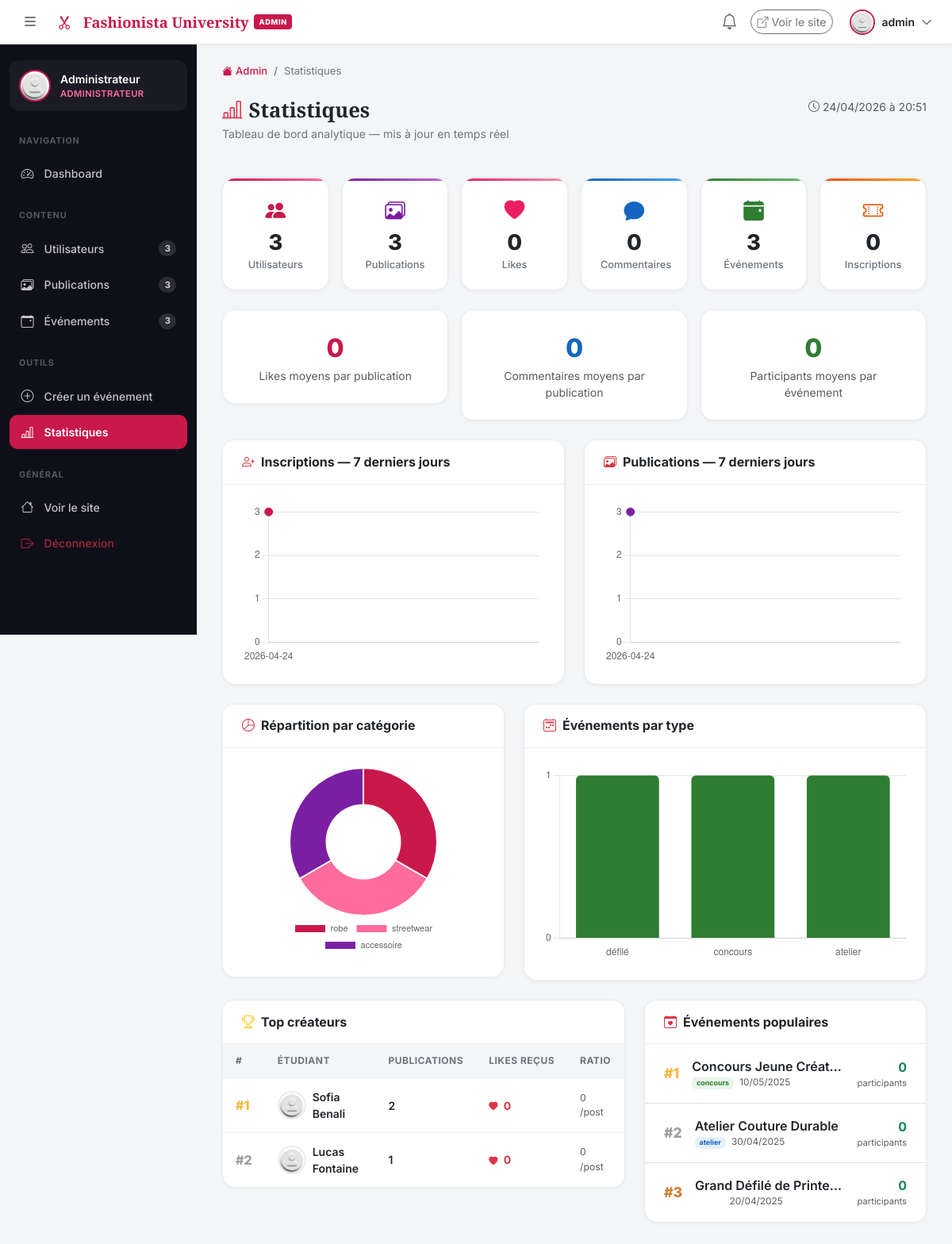
The page /admin/stats.php (signed in) on the database its author committed.
### tables this page shows
CREATE TABLE `users` (
  `id`           INT(11)      NOT NULL AUTO_INCREMENT,
  `username`     VARCHAR(50)  NOT NULL UNIQUE,
  `full_name`    VARCHAR(100) NOT NULL,
  `email`        VARCHAR(150) NOT NULL UNIQUE,
  `password`     VARCHAR(255) NOT NULL,
  `bio`          TEXT,
  `avatar`       VARCHAR(255) DEFAULT 'default_avatar.png',
  `role`         ENUM('student','admin') DEFAULT 'student',
  `created_at`   DATETIME     DEFAULT CURRENT_TIMESTAMP,
  `updated_at`   DATETIME     DEFAULT CURRENT_TIMESTAMP ON UPDATE CURRENT_TIMESTAMP,
  PRIMARY KEY (`id`),
  KEY `idx_email` (`email`),
  KEY `idx_username` (`username`)
);

CREATE TABLE `events` (
  `id`           INT(11)      NOT NULL AUTO_INCREMENT,
  `title`        VARCHAR(200) NOT NULL,
  `description`  TEXT,
  `image`        VARCHAR(255) DEFAULT 'default_event.png',
  `location`     VARCHAR(255),
  `event_date`   DATETIME     NOT NULL,
  `type`         ENUM('défilé','concours','atelier','exposition','autre') DEFAULT 'autre',
  `max_participants` INT(11)  DEFAULT NULL,
  `created_by`   INT(11)      NOT NULL,
  `created_at`   DATETIME     DEFAULT CURRENT_TIMESTAMP,
  PRIMARY KEY (`id`),
  KEY `fk_event_creator` (`created_by`),
  CONSTRAINT `fk_event_creator` FOREIGN KEY (`created_by`) REFERENCES `users` (`id`) ON DELETE CASCADE
);

### admin/stats.php (the view, shortened to what the rows shown need)
<?php
require_once __DIR__ . '/admin_guard.php';
$db = getDB();
$registrations = $db->query(
    "SELECT DATE(created_at) AS day, COUNT(*) AS cnt
     FROM users
     WHERE created_at >= DATE_SUB(NOW(), INTERVAL 7 DAY)
     GROUP BY DATE(created_at)
     ORDER BY day ASC"
)->fetchAll();
$postsPerDay = $db->query(
    "SELECT DATE(created_at) AS day, COUNT(*) AS cnt
     FROM posts
     WHERE created_at >= DATE_SUB(NOW(), INTERVAL 7 DAY)
     GROUP BY DATE(created_at)
     ORDER BY day ASC"
)->fetchAll();
$postsByCategory = $db->query(
    "SELECT category, COUNT(*) AS cnt
     FROM posts
     GROUP BY category
     ORDER BY cnt DESC"
)->fetchAll();
$eventsByType = $db->query(
    "SELECT type, COUNT(*) AS cnt
     FROM events
     GROUP BY type
     ORDER BY cnt DESC"
)->fetchAll();
$topAuthors = $db->query(
    "SELECT u.id, u.username, u.full_name, u.avatar,
            COUNT(p.id) AS post_count,
            SUM((SELECT COUNT(*) FROM likes WHERE post_id = p.id)) AS total_likes
     FROM users u
     LEFT JOIN posts p ON p.user_id = u.id
     GROUP BY u.id
     HAVING post_count > 0
     ORDER BY post_count DESC
     LIMIT 10"
)->fetchAll();
$topEvents = $db->query(
    "SELECT e.id, e.title, e.type, e.event_date,
            COUNT(ep.id) AS participant_count
     FROM events e
     LEFT JOIN event_participants ep ON ep.event_id = e.id
     GROUP BY e.id
     ORDER BY participant_count DESC
     LIMIT 5"
)->fetchAll();
$regLabels  = json_encode(array_column($registrations, 'day'));
$regData    = json_encode(array_column($registrations, 'cnt'));
$postLabels = json_encode(array_column($postsPerDay,   'day'));
$postData   = json_encode(array_column($postsPerDay,   'cnt'));
$catLabels  = json_encode(array_column($postsByCategory, 'category'));
$catData    = json_encode(array_column($postsByCategory, 'cnt'));
$evtLabels  = json_encode(array_column($eventsByType, 'type'));
$evtData    = json_encode(array_column($eventsByType, 'cnt'));
require_once __DIR__ . '/admin_header.php';
?>
<div class="admin-page-header">
  <div>
    <h1 class="admin-page-title">
      <i class="bi bi-bar-chart-line text-danger me-2"></i>Statistiques
    </h1>
  </div>
</div>
<div class="row g-4">
  <div class="col-lg-7">
    <div class="admin-card">
      <table class="admin-table">
        <thead>
          <tr>
            <th>#</th>
            <th>Étudiant</th>
            <th>Publications</th>
            <th>Likes reçus</th>
            <th>Ratio</th>
          </tr>
        </thead>
        <tbody>
          <?php foreach ($topAuthors as $i => $a): ?>
            <tr>
              <td>
                <span style="font-weight:800;font-size:1rem;color:<?= $i === 0 ? '#f4b942' : ($i === 1 ? '#9e9e9e' : ($i === 2 ? '#cd7f32' : '#ccc')) ?>">
                  #<?= $i + 1 ?>
                </span>
              </td>
              <td>
                <div class="d-flex align-items-center gap-2">
                  <img src="<?= avatarUrlFromFilename($a['avatar'] ?? null) ?>"
                       class="tbl-avatar" alt="">
                  <a href="<?= SITE_URL ?>/profile.php?id=<?= (int)$a['id'] ?>"
                     target="_blank" class="fw-semibold text-dark text-decoration-none">
                    <?= h($a['full_name']) ?>
                  </a>
                </div>
              </td>
              <td class="fw-semibold"><?= (int)$a['post_count'] ?></td>
              <td>
                <span class="text-danger fw-bold">
                  <i class="bi bi-heart-fill me-1" style="font-size:.7rem"></i>
                  <?= (int)($a['total_likes'] ?? 0) ?>
                </span>
              </td>
              <td class="text-muted small">
                <?= $a['post_count'] ? round(($a['total_likes'] ?? 0) / $a['post_count'], 1) : 0 ?> /post
              </td>
            </tr>
          <?php endforeach; ?>
        </tbody>
      </table>
    </div>
  </div>
  <div class="col-lg-5">
    <div class="admin-card">
      <div class="p-0">
        <?php foreach ($topEvents as $i => $ev): ?>
          <div class="d-flex align-items-center gap-3 px-4 py-3
                      <?= $i < count($topEvents)-1 ? 'border-bottom' : '' ?>">
            <span style="font-size:1.1rem;font-weight:800;color:<?= $i===0?'#f4b942':($i===1?'#9e9e9e':($i===2?'#cd7f32':'#ccc')) ?>">
              #<?= $i+1 ?>
            </span>
            <div class="flex-grow-1 overflow-hidden">
              <a href="<?= SITE_URL ?>/event_detail.php?id=<?= (int)$ev['id'] ?>"
                 target="_blank"
                 class="fw-semibold text-dark text-decoration-none d-block text-truncate">
                <?= h($ev['title']) ?>
              </a>
              <div class="text-muted" style="font-size:.74rem">
                <span class="badge badge-event-<?= h($ev['type']) ?> me-1"><?= h($ev['type']) ?></span>
                <?= date('d/m/Y', strtotime($ev['event_date'])) ?>
              </div>
            </div>
            <div class="text-end flex-shrink-0">
              <div class="fw-bold text-success"><?= (int)$ev['participant_count'] ?></div>
              <div class="text-muted" style="font-size:.7rem">participants</div>
            </div>
          </div>
        <?php endforeach; ?>
      </div>
    </div>
  </div>
</div>
<script>
const palette = ['#c9184a','#ff6b9d','#7b1fa2','#1565c0','#2e7d32','#e65100','#f4b942','#00838f'];
// ── Helper: line chart ──────────────────────────────────────
function lineChart(id, labels, data, label, color) {
  new Chart(document.getElementById(id), {
    type: 'line',
    data: {
      labels,
      datasets: [{
        label,
        data,
        borderColor: color,
        backgroundColor: color + '22',
        fill: true,
        tension: .4,
        pointBackgroundColor: color,
        pointRadius: 5,
      }]
    },
    options: {
      responsive: true,
      plugins: { legend: { display: false } },
      scales: {
        y: { beginAtZero: true, ticks: { stepSize: 1 } },
        x: { grid: { display: false } }
      }
    }
  });
}
// ── Helper: doughnut chart ──────────────────────────────────
function doughnutChart(id, labels, data) {
  new Chart(document.getElementById(id), {
    type: 'doughnut',
    data: {
      labels,
      datasets: [{ data, backgroundColor: palette, borderWidth: 2 }]
    },
    options: {
      responsive: true,
      plugins: {
        legend: { position: 'bottom', labels: { font: { size: 11 } } }
      }
    }
  });
}
// ── Helper: bar chart ───────────────────────────────────────
function barChart(id, labels, data, label, color) {
  new Chart(document.getElementById(id), {
    type: 'bar',
    data: {
      labels,
      datasets: [{
        label,
        data,
        backgroundColor: color,
        borderRadius: 6,
      }]
    },
    options: {
      responsive: true,
      plugins: { legend: { display: false } },
      scales: {
        y: { beginAtZero: true, ticks: { stepSize: 1 } },
        x: { grid: { display: false } }
      }
    }
  });
}
// ── Render charts ───────────────────────────────────────────
lineChart('regChart',  <?= $regLabels  ?>, <?= $regData  ?>, 'Inscriptions', '#c9184a');
lineChart('postChart', <?= $postLabels ?>, <?= $postData ?>, 'Publications',  '#7b1fa2');
doughnutChart('catChart', <?= $catLabels ?>, <?= $catData ?>);
barChart('evtChart', <?= $evtLabels ?>, <?= $evtData ?>, 'Événements', '#2e7d32');
</script>
<?php require_once __DIR__ . '/admin_footer.php'; ?>

### admin/admin_header.php (shortened to what the rows shown need)
<?php
$currentUser = currentUser();
?>
<!DOCTYPE html>
<html lang="fr">
<head>
  <link rel="stylesheet" href="https://cdn.jsdelivr.net/npm/bootstrap@5.3.3/dist/css/bootstrap.min.css">
  <link rel="stylesheet" href="https://cdn.jsdelivr.net/npm/bootstrap-icons@1.11.3/font/bootstrap-icons.css">
  <link rel="stylesheet" href="<?= SITE_URL ?>/assets/css/style.css">
  <link rel="stylesheet" href="<?= SITE_URL ?>/assets/css/admin.css">
</head>
<body class="admin-body">
<nav class="admin-topbar">
  <div class="d-flex align-items-center gap-3">
    <div class="dropdown">
      <button class="btn d-flex align-items-center gap-2 p-1" data-bs-toggle="dropdown">
        <img src="<?= avatarUrl($currentUser) ?>" class="nav-avatar" alt="">
        <span class="d-none d-md-inline fw-semibold small"><?= h($currentUser['username']) ?></span>
        <i class="bi bi-chevron-down small"></i>
      </button>
    </div>
  </div>
</nav>
<div class="admin-wrapper">
<aside class="admin-sidebar" id="adminSidebar">
  <div class="sidebar-profile">
    <div>
      <div class="fw-semibold small text-white"><?= h($currentUser['full_name']) ?></div>
      <div class="sidebar-role">Administrateur</div>
    </div>
  </div>
</aside>
<main class="admin-main">

### rows shown on the page
users: username "admin", full_name "Administrateur"
users: full_name "Sofia Benali", post_count "2", total_likes "0", post_count "0"
users: full_name "Lucas Fontaine", post_count "1", total_likes "0", post_count "0"
events: title "Concours Jeune Créat…", type "concours", event_date "10/05/2025", participant_count "0"
events: title "Atelier Couture Durable", type "atelier", event_date "30/04/2025", participant_count "0"
events: title "Grand Défilé de Printe…", event_date "20/04/2025", participant_count "0"

### other values the page prints
SITE_NAME "Fashionista University"
$totalUsers "3"
$totalPosts "3"
$totalEvents "3"
$breadcrumb "Statistiques"
$k['value'] "3"
$k['label'] "Utilisateurs"
$k['label'] "Publications"
$k['value'] "0"
$k['label'] "Likes"
$k['label'] "Commentaires"
$k['label'] "Événements"
$k['label'] "Inscriptions"
$avgLikesPerPost "0"
$avgCommentsPerPost "0"
